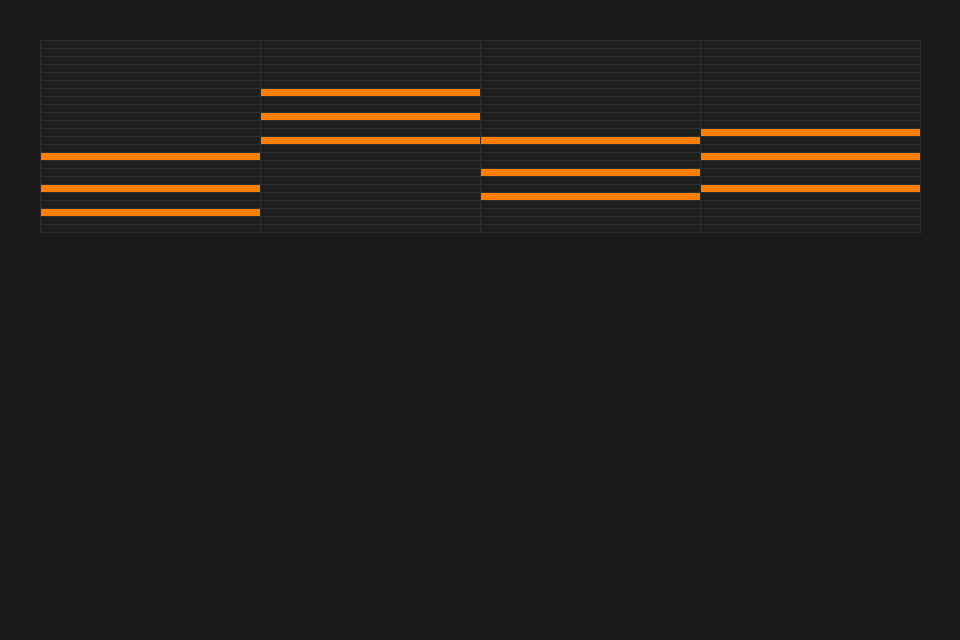
Frame 1 (no input)
Frame 60 (the mouse pressed at the canvas centre just before this capture): identical to frame 1, image omitted
Frame 120 (the mouse held since frame 60 and released just before this capture): identical to frame 1, image omitted

The Processing sketch that drew this single still picture (run headless with seeded random() and noise(); from frame 60 on, the mouse is pressed at the canvas centre):

// Processing sketch: music_00
// ── music_00.pde
void setup() {
  size(960, 640);
  generate();
}


void draw() {
}

void keyPressed() {
  generate();
}

void generate() {
  background(26);

  float bb = 40;

  fill(30);
  stroke(46);
  for (int i = 0; i < 24; i++) {
    rect(bb, bb+i*8, width-bb*2, 8);
  }
  for (int i = 1; i < 4; i++) {
    float dx = (width-bb*2)/4; 
    line(bb+dx*i, bb, bb+dx*i, bb+8*24);
  }

  generateSong();
}

String noteNames[] = {
  "c", "c#", "d", "d#", "e", "f", "f#", "g", "g#", "a", "a#", "b"
};

String getNote(int num) {
  return noteNames[num%12];
}

void generateSong() {
  int tone = int(random(12));
  int chords[] = {
    1, 2, 3, 4, 5, 6, 7
  };
  int scale[] = {
    0, 2, 4, 5, 7, 9, 11
  };


  int a[] = new int[int(random(1, 3.1))*4];
  int b[] = new int[int(random(1, 3.2))*4];
  int c[] = new int[4]; 

  print("A: ");
  float ww = (width-80)/4;
  for (int i = 0; i < a.length; i++) {
    a[i] = int(random(chords.length));
    int note = scale[a[i]];
    int ter = scale[(a[i]+2)%7]+((a[i]+2)/7)*12;
    int qui = scale[(a[i]+4)%7]+((a[i]+4)/7)*12;
    fill(255, 128, 0);
    rect(40+ww*i, 40+24*8-(note+1)*8, ww, 8);
    rect(40+ww*i, 40+24*8-(ter+1)*8, ww, 8);
    rect(40+ww*i, 40+24*8-(qui+1)*8, ww, 8);
    print(getNote(note), " ");
  }
  print("B: ");
  for (int i = 0; i < b.length; i++) {
    b[i] = chords[int(random(chords.length))];
    print(getNote(scale[b[i]-1]), " ");
  }
  print("C: ");
  for (int i = 0; i < c.length; i++) {
    c[i] = chords[int(random(chords.length))];
    print(getNote(scale[c[i]-1]), " ");
  }
}
